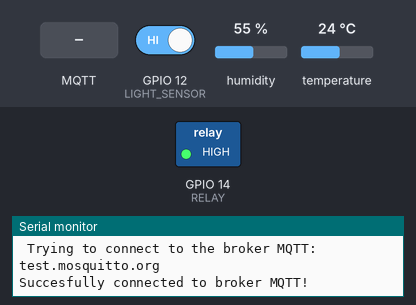
A sketch run on a simulated ESP8266 (NodeMCU). Shown: switched loads named in the sketch (green lamp = pin HIGH), the last lines printed to the serial monitor. Inputs (shaded band) come from the test bench; at power-on: GPIO 12 (LIGHT_SENSOR) HIGH, humidity 55 %, temperature 24 °C. WiFi joins after 1.5 s; servers stay silent unless stated; no MQTT or app messages arrive unless stated.

Above: at 2.7 s.
2.8 s: MQTT message "/ToggleLight" arrives on the first subscribed topic
At 4.0 s:
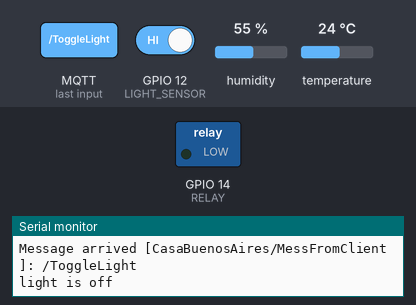
4.3 s: GPIO 12 (LIGHT_SENSOR) driven LOW
11.5 s: MQTT message "/ReportTemp" arrives on the first subscribed topic
13.0 s: MQTT message "/ReportHum" arrives on the first subscribed topic
Timing chart, 0 to 15.5 s (numbered marks = the images above; inputs shaded):
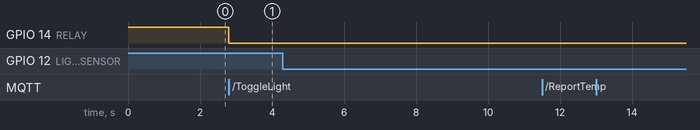

The sketch:

SetupLuz.ino
```cpp
// (licence header left out)
#include <ESP8266WiFi.h>   // Importa a Biblioteca ESP8266WiFi
#include <PubSubClient.h> // Importa a Biblioteca PubSubClient
#include <DHT.h>          // Importa a bilbioteca DHT


//WIFI
const char* SSID = "*********";   //    //variable que almacena el nombre de la red wifi a la que el nodemcu se va a conectar
const char* password = "*********";     //variable que almacena la seña de la red wifi donde el nodemcu se va a conectar

// MQTT
const char* BROKER_MQTT = "test.mosquitto.org"; //"broker.hivemq.com";  //"iot.eclipse.com"; //"mqtt.fluux.io"; //"test.mosca.io"; //"broker.mqttdashboard.com"; //"ioticos.org"; //URL do broker MQTT que se deseja utilizar
const char* broker_username = NULL;
const char* broker_password = NULL;                  //username and password when credentials are requiredint BROKER_PORT = 1883; // Port of the Broker MQTT
#define ID_MQTT  "MQTTtest1965"     //id mqtt (session identification)
int BROKER_PORT = 1883;             // Port of the Broker MQTT

//GPIO of the LightSensor and the relay and the DHT11
#define LIGHT_SENSOR 12  //D6
#define RELAY 14          //D5
#define DHTPIN 13         //D7  Pin donde está conectado el DHT11
#define DHTTYPE DHT22    // Tipo de sensor DHT11

DHT dht(DHTPIN, DHTTYPE);    //define DHT parameters

//Variáveis e objetos globais
WiFiClient ESPcliente;         // Cria o objeto cliente
PubSubClient MQTT(ESPcliente); // Instancia o Cliente MQTT passando o objeto cliente

String request;   //subscriber request
const unsigned long postingLSInterval = 10 * 1000L;      //period to send the Light Status
unsigned long lastUpdateTime = 0;

//prototypes
//Function called every time when an information is received
void mqtt_callback(char* topic, byte* payload, unsigned int length);
//function to reconnect the board to the broker when connection is lost
void reconnectMQTT() ;

// put your setup code here, to run once:
void setup() {
  //states the input and output pins
  pinMode(RELAY, OUTPUT);
  pinMode(LIGHT_SENSOR,INPUT);
  //pinMode(DHTPIN,INPUT_PULLUP);    //this sentence seems to be not necessary
  digitalWrite(RELAY,HIGH);

  //inicializate DHT sensor
  dht.begin();

  //inicializate serial communication
  Serial.begin(115200);
  delay(50);

  //manda al monitor serie el nombre de la red a la cual se conectará
  Serial.println();
  Serial.print("Connecting to ");
  Serial.println(SSID);
  // Connect to the WiFi net
  WiFi.begin(SSID, password);

  // Waits for the WiFi connection
  while (WiFi.status() != WL_CONNECTED) {
    delay(500);
    Serial.print(".");
  }
  Serial.println("WiFi connected");
  Serial.println("IP address: ");
  Serial.println(WiFi.localIP()); // Prints the local IP of the local net where the board is connected

   // print the received signal strength:
  long rssi = WiFi.RSSI();
  Serial.print("signal strength (RSSI):");
  Serial.print(rssi);
  Serial.println(" dBm");

  //inicializate the MQTT borker  parameters
  //broker address, port and states the callback function (function called wtih an incoming message from the broker)
  MQTT.setServer(BROKER_MQTT, BROKER_PORT);   //informa qual broker e porta deve ser conectado
  MQTT.setCallback(mqtt_callback);            //atribui função de callback (função chamada quando qualquer informação de um dos tópicos subescritos chega)
}


//Function: callback
//        This function is called every time the information from one of the subscribed topics is arriving
//Parameters: none
//Returns: none
void mqtt_callback(char* topic, byte* payload, unsigned int length)
{
    Serial.print("Message arrived [");
    Serial.print(topic);
    Serial.print("]: ");
    request="";
    //obtem a string do payload recebido
    for(int i = 0; i < length; i++)
    {
       char c = (char)payload[i];
       request += c;
    }
    Serial.println(request);
}

//Function: reconnectMQTT
//  Reconnect the board with the MQTT broker, if it is not connected yet or if connection fails
//  Subscribes to the topic CasaBuenosAires/MessFromClient
//Parameters: none
//Returns: none
void reconnectMQTT()
{
    while (!MQTT.connected())
    {
        Serial.print(" Trying to connect to the broker MQTT: ");
        Serial.println(BROKER_MQTT);
        if (MQTT.connect(ID_MQTT,broker_username,broker_password,"CasaBuenosAires/MessFromEndDevice",0,false,"IoT board connection lost"))
        {
            Serial.println("Succesfully connected to broker MQTT!");
            MQTT.publish("CasaBuenosAires/MessFromEndDevice","IoT board connected to broker");
            MQTT.subscribe("CasaBuenosAires/MessFromClient");
        }
        else
        {
            Serial.print("Connection lost ");
            Serial.println(MQTT.state());
            Serial.println("Traying again in 2s");
            delay(2000);
        }
    }
}

void loop() {
  // put your main code here, to run repeatedly:
    if (!MQTT.connected())
        reconnectMQTT();       //if there is no connection with the broker, it is redone

    // request discrimination
    if (request.indexOf("/ReportTemp") != -1){                //report temperature
        float temperature = dht.readTemperature();
        if (!isnan(temperature)){
          String tempStr = String(temperature);
          char tempChar[tempStr.length()+1];
          tempStr.toCharArray(tempChar,tempStr.length()+1);     //converts the string into an array of char
          MQTT.publish("CasaBuenosAires/MessFromEndDevice/Temperature",tempChar);
          Serial.println("temperature: "+tempStr+" C");}
        else{
          MQTT.publish("CasaBuenosAires/MessFromEndDevice/Temperature","fail to read from DHT sensor");
          Serial.println("temperature: fail to read from DHT sensor");}
        request="";
    }
    if (request.indexOf("/ReportHum") != -1){                 //report humidity
        float humidity = dht.readHumidity();
        if (!isnan(humidity)){
           String humStr = String(humidity);
           char humChar[humStr.length()+1];
           humStr.toCharArray(humChar,humStr.length()+1);
           MQTT.publish("CasaBuenosAires/MessFromEndDevice/Humidity",humChar);
           Serial.println("humidity: "+humStr+" %");}
        else{
          MQTT.publish("CasaBuenosAires/MessFromEndDevice/Humidity","fail to read from DHT sensor");
          Serial.println("humidity: fail to read from DHT sensor");}
        request="";
    }
    if (request.indexOf("/ReportLightStatus") != -1){         //report Light status
        int estadoLuz = digitalRead(LIGHT_SENSOR);
        if (estadoLuz==LOW) {
            MQTT.publish("CasaBuenosAires/MessFromEndDevice/LightState", "light is on");
            Serial.println("light is on");}             //e informa ao subscriber
        else {
            MQTT.publish("CasaBuenosAires/MessFromEndDevice/LightState", "light is off");
            Serial.println("light is off");}            //e informa ao subscriber
        request="";
    }
    if (request.indexOf("/ToggleLight") != -1){               //toogle light status
        bool estadoRelay = digitalRead(RELAY);
        digitalWrite(RELAY,!estadoRelay);
        request="/ReportLightStatus";
        delay(700);                           //delay necessary for the light to toggle status and the light sensor can detect the change
    }
    if (request.indexOf("client connected") != -1){
        MQTT.publish("CasaBuenosAires/MessFromEndDevice","welcome client");
        Serial.println("Client connected");
        request="";
    }

    //periodically sends the LightStatus
    if ((millis()-lastUpdateTime > postingLSInterval) || (millis()<lastUpdateTime)){
      lastUpdateTime = millis();
      //if (lastUpdateTime > 4320E6) {lastUpdateTime=0;}    //millis goes to zero after 50 days
      request = "/ReportLightStatus";
    }

    //keep-alive communication with broker MQTT
    MQTT.loop();
}
```

Measured:
- after the input at 2.8 s, GPIO 14 (RELAY): HIGH → LOW at once
